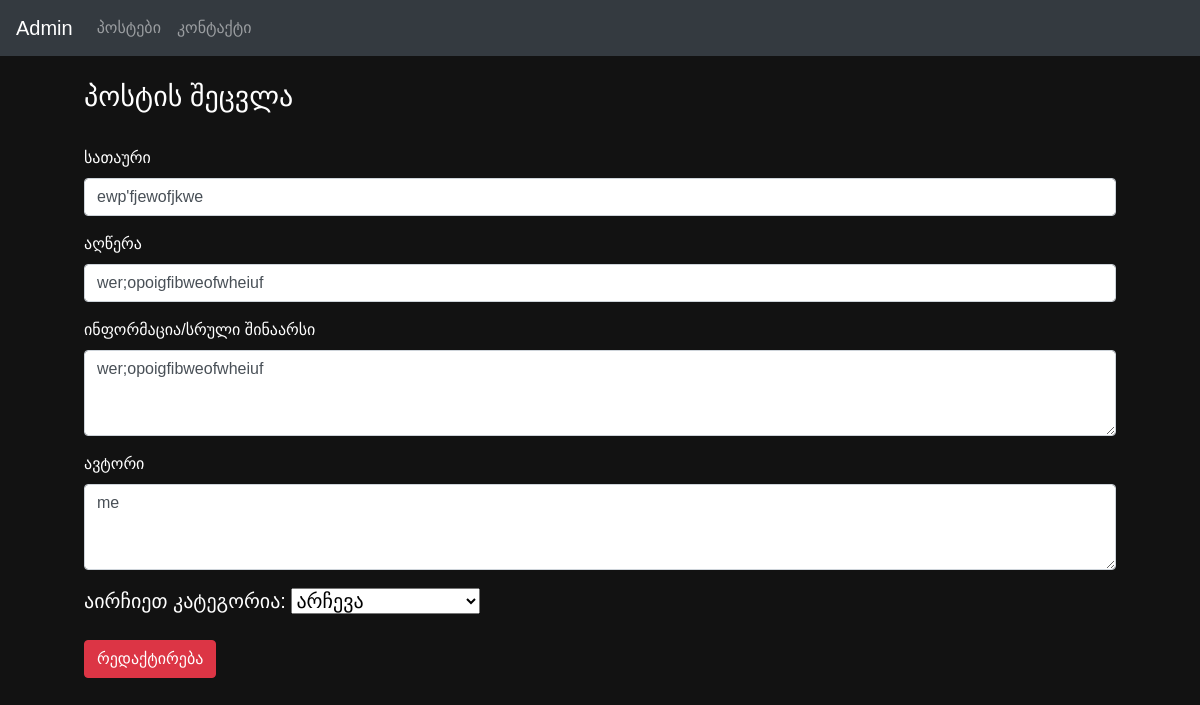
Before: /admin/admin_update/3 with the older database file.
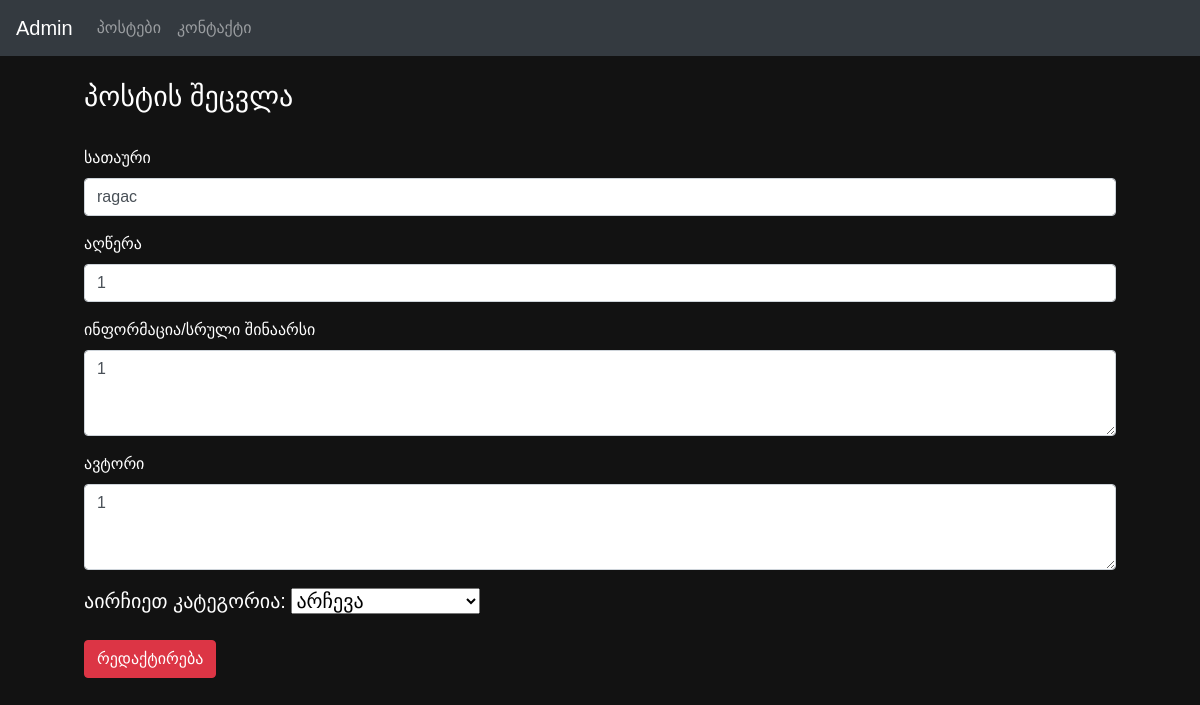
After: the same page with the newer database file.
### tables this page shows
CREATE TABLE posts (
                id INTEGER PRIMARY KEY AUTOINCREMENT,
                title TEXT NOT NULL,
                author TEXT NOT NULL,
                description TEXT NOT NULL,
                information TEXT NOT NULL
            , category TEXT NOT NULL);

### app_main.py (the view, shortened to what this page needs)
@app.route('/admin/admin_update/<int:id>', methods=["GET", "POST"])
def admin_update(id):
    posts = []
    conn = sqlite3.connect("fitnessproject.db")
    if request.method == "GET":
        c = conn.cursor()
        c.execute(''' SELECT * FROM posts WHERE id = ? ''', (id, ))
        rows = c.fetchall()
        conn.close()
        for row in rows:
            posts.append({'id': row[0], 'title': row[1], 'author': row[2], 'description': row[3], 'information': row[4], 'category': row[5]})
        return render_template("admin_update.html", post = posts[0])

### templates/admin_update.html (shortened to what this page needs)
<!doctype html>
<html lang="en">
<head>
    <link rel="stylesheet" href="https://cdn.jsdelivr.net/npm/bootstrap@4.4.1/dist/css/bootstrap.min.css"
>
</head>
<body style="background-color: #121212">
{% include 'admin_header.html' %}
<div class="main-box">
    <h3>პოსტის შეცვლა</h3>
    <br>
    <form action={{url_for('admin_update', id=post['id'])}} method="POST">
        <div class="form-group">
            <label for="exampleFormControlInput1">სათაური</label>
            <input type="text" class="form-control" id="exampleFormControlInput1" name="update_title"
                   placeholder="ჩაწერეთ პოსტის ახალი სათაური" value="{{post['title']}}" required>
        </div>
        <div class="form-group">
            <label for="exampleFormControlInput2">აღწერა</label>
            <input type="text" class="form-control" id="exampleFormControlInput2" name="update_description"
                   placeholder="ჩაწერეთ პოსტის ახალი მოკლე აღწერა" value="{{post['description']}}" required>
        </div>
        <div class="form-group">
            <label for="exampleFormControlTextarea1">ინფორმაცია/სრული შინაარსი</label>
            <textarea class="form-control" id="exampleFormControlTextarea1" name="update_information" rows="3"
                      placeholder="ჩაწერეთ პოსტის ახალი სრული შინაარსი" required>{{post['description']}}</textarea>
        </div>
        <div class="form-group">
            <label for="exampleFormControlTextarea1">ავტორი</label>
            <textarea class="form-control" id="exampleFormControlTextarea2" name="update_author" rows="3"
                      placeholder="ახალი ავტორი" required>{{post['author']}}</textarea>
        </div>
        <div class="mb-3" style="margin-top: 0.5rem; color: white; font-size: 1.25rem">
        <label for="dropdown" class="form-label">აირჩიეთ კატეგორია:</label>
        <select class="form-select" id="dropdown" name="update_category" required>
            <option value="" disabled selected>არჩევა</option>
        </select>
    </div>
        <button type="submit" class="btn btn-danger">რედაქტირება</button>
    </form>
</div>
</body>
</html>

Changed rows visible on the page:
changed posts: update_title "ewp'fjewofjkwe" → "ragac"; update_description "wer;opoigfibweofwheiuf" → "1"; update_information "wer;opoigfibweofwheiuf" → "1"; update_author "me" → "1"
